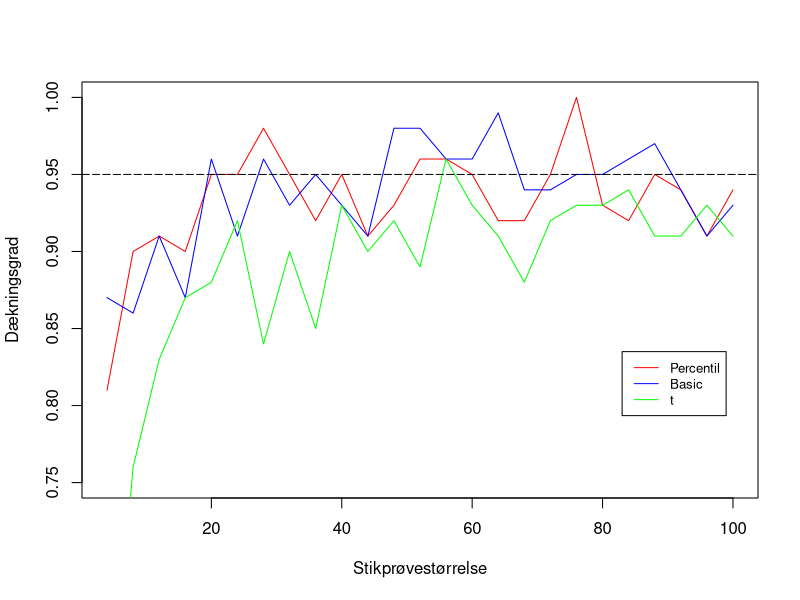

This chart was generated by the following R code:
## ---- chunk 1
library(boot)
## ---- chunk 2
meanFunc <- function(sample_pop, i){
  mean(sample_pop[i])
}
sand_middel <- 0
## ---- chunk 3
matriks_p <- matrix(ncol = 25, nrow = 100)
vector_p <- c()
for(n in seq(4, 100, 4)){
  res <- replicate(100,{
    stik <- rnorm(n)
    boot_stik <- boot(stik, statistic = meanFunc, 100)
    interval_perc <- suppressWarnings(boot.ci(boot_stik,
                                      type = c("perc"))$percent[4:5])
    tf <- interval_perc[1]<=sand_middel &
      interval_perc[2]>=sand_middel
  })
  matriks_p[,n/4] <- res
  vector_p <- append(vector_p, mean(matriks_p[,n/4]))
}
## ---- chunk 4
matriks_b <- matrix(ncol = 25, nrow = 100)
vector_b <- c()
for(n in seq(4, 100, 4)){
  res <- replicate(100,{
    stik <- rnorm(n)
    boot_stik <- boot(stik, statistic = meanFunc, 100)
    interval_basic <- suppressWarnings(boot.ci(boot_stik,
                                       type = c("basic"))$basic[4:5])
    tf <- interval_basic[1]<=sand_middel &
      interval_basic[2]>=sand_middel
  })
  matriks_b[,n/4] <- res
  vector_b <- append(vector_b, mean(matriks_b[,n/4]))
}
## ---- chunk 5
bootstrap_t <- function(n, alpha){
  stik <- rnorm(n)
  middel_stik <- mean(stik)
  se_stik <- sd(stik)
  boot_stik <- replicate(100, {
    sample(stik, n, replace = TRUE)
  })
  t_stjerne <- c()
  for(i in 1:nrow(boot_stik)){
    t_stjerne <- append(t_stjerne, 
                        (mean(boot_stik[,i])-middel_stik)/
                          (sd(boot_stik[,i])))
  }
  
  KI <- c(middel_stik - (quantile(t_stjerne,
                                  probs = 1-alpha/2) * se_stik),
          middel_stik - (quantile(t_stjerne,
                                  probs = alpha/2) * se_stik))
  
  return(KI)
}

matriks_n <- matrix(ncol = 25, nrow = 100)
vector_n <- c()
for(n in seq(4, 100, 4)){
  res <- replicate(100,{
    interval_t <- unname(bootstrap_t(n, 0.05))
    tf <- interval_t[1]<=sand_middel & interval_t[2]>=sand_middel
  })
  matriks_n[,n/4] <- res
  vector_n <- append(vector_n, mean(matriks_n[,n/4]))
}
## ---- chunk 6
x <- seq(4, 100, 4)
plot(x, vector_p, type="l", col="red", ylab = "Dækningsgrad",
     xlab = "Stikprøvestørrelse", ylim = c(0.75, 1))
lines(x, vector_b, type="l", col="blue")
lines(x, vector_n, type="l", col="green")
abline(h=0.95, lty=5, col="black")
legend(83, 0.835, legend=c("Percentil", "Basic", "t"),
       col=c("red", "blue", "green"), lty=c(1,1,1), cex=0.8)
